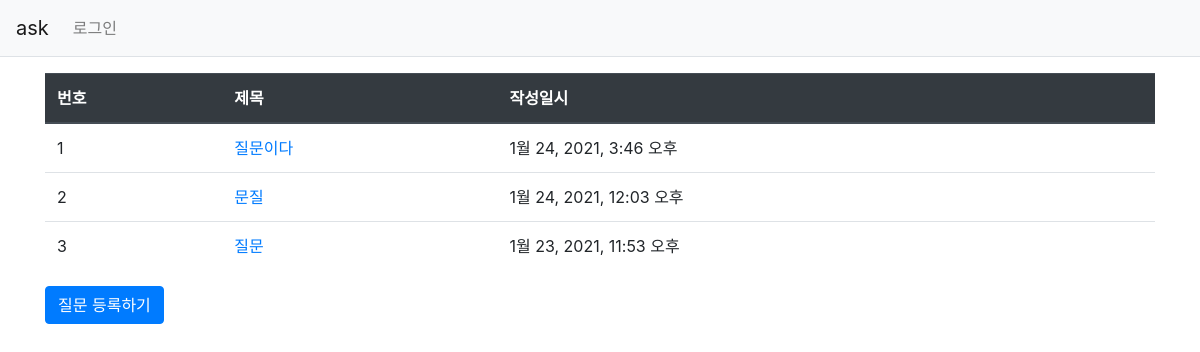
Before: / with the older database file.
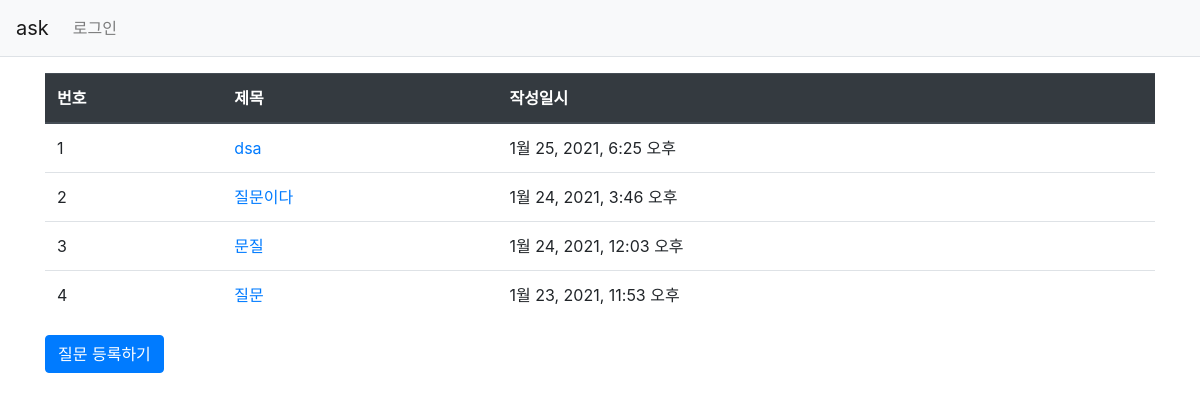
After: the same page with the newer database file.
### ask/models.py (models this page shows, shortened)
class Question(models.Model):
    subject = models.CharField(max_length=100)
    content = models.TextField(null=False, blank=False)
    create_date = models.DateTimeField(auto_now_add=True)

### ask/views.py (the view)
# urls.py: path('', views.index, name='index'),
def index(request):
    question_list = Question.objects.order_by('-create_date')
    content = {'question_list': question_list}
    return render(request,'ask/index.html', content)

### templates/ask/index.html
{% extends 'base.html' %}
{% block content %}
<div class="container my-3">
    <table class="table">
        <thead>
        <tr class="thead-dark">
            <th>번호</th>
            <th>제목</th>
            <th>작성일시</th>
        </tr>
        </thead>
        <tbody>
        {% if question_list %}
        {% for question in question_list %}
        <tr>
            <td>{{ forloop.counter }}</td>
            <td>
                <a href = "{% url 'ask:questDetail' question.id %}">{{question.subject}}</a>
            </td>
            <td>{{ question.create_date}}</td>
        </tr>
        {% endfor %}
        {% else %}
        <tr>
            <td colspan="3">질문이 없습니다.</td>
        </tr>
        {% endif %}
        </tbody>
    </table>
    <a href="{% url 'ask:questCreate' %}" class="btn btn-primary">질문 등록하기</a>
</div>
{% endblock %}

### templates/base.html (shortened to what this page needs)
{% load static %}
<!DOCTYPE html>
<html lang="ko">
<head>
    <link rel="stylesheet" type="text/css" href="{% static 'bootstrap.min.css' %}">
    <link rel="stylesheet" type="text/css" href="{% static 'style.css' %}">
</head>
<body>
   {% include "navbar.html" %}
{% block content %}
{% endblock %}
</body>
</html>

### templates/navbar.html (shortened to what this page needs)
<nav class="navbar navbar-expand-lg navbar-light bg-light border-bottom">
    <a class="navbar-brand" href="{% url 'ask:index' %}">ask</a>
    <div class="collapse navbar-collapse flex-grow-0" id="navbarNav">
        <ul class="navbar-nav">
            <li class="nav-item ">
                <a class="nav-link" href="#">로그인</a>
            </li>
        </ul>
    </div>
</nav>

Changed rows visible on the page:
added Question: subject "dsa", create_date "1월 25, 2021, 6:25 오후"
